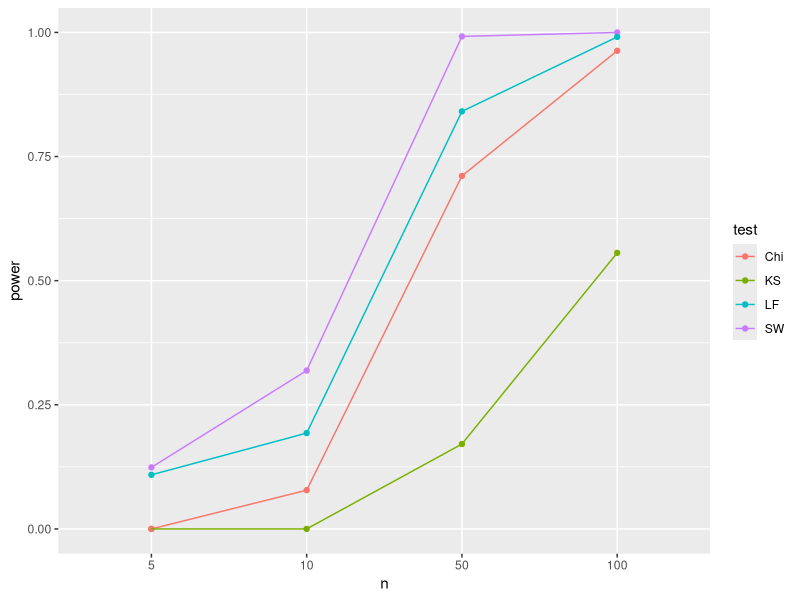

Recreate this plot in R.
## ---- chunk 1
#| warning: false
library(nortest)
library(tidyverse)

# function that runs the tests 
find_pvalues =function(n){
  
x = rgamma(n,shape = 1.5,scale = 1.5) # gamma data

sw = shapiro.test(x) # shapiro-wilk test
ks = ks.test(x,'pnorm',mean(x),sd(x)) # k-s test
lf = lillie.test(x) # lilliefors test

h=hist(x,nclass = sqrt(n),plot=FALSE)
ob=h$counts
xv=h$breaks
pj = c(pnorm(xv[2],mean(x),sd(x)),
       diff(pnorm(xv[2:(length(xv)-1)],mean(x),sd(x))),
       pnorm(xv[length(xv)-1],mean(x),sd(x),lower.tail = F))
chi = chisq.test(ob,p = pj) # chi-square test
# need to adjust df

pvalues = c(SW = sw$p.value < 0.05, 
            KS = ks$p.value< 0.05, 
            LF=lf$p.value < 0.05, 
            Chi = chi$p.value < 0.05)
return(pvalues)
}

# n values : sample sizes
n_values= c(5,10,50,100)
# find p_values for different sample sizes
p_val = map_df(n_values,find_pvalues)

# repeat 1000 times
results = replicate(1000,map(n_values,find_pvalues))

# better results format
df.results = bind_rows(results) %>% 
  mutate(n=gl(n = length(n_values),k=1,length = length(results),labels = n_values))

# compute the power
power_tests = df.results %>% 
  group_by(n) %>% 
  summarise_all(mean)
power_tests

# plot the power
power_tests %>% 
  pivot_longer(cols = -n, names_to = "test", values_to = "power") %>%
  ggplot(aes(x=n,y=power,group=test,col=test)) +
  geom_point()+
  geom_line()
